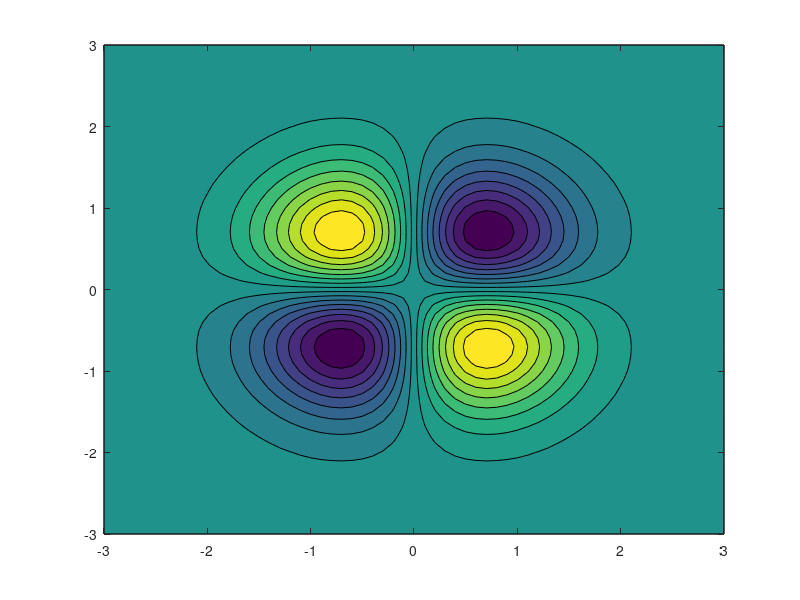

This chart was generated by the following MATLAB code: (Note: this script raises an error after producing the figure.)
% 例程 1.15  三维函数的等高线
[x1, x2] = meshgrid( -3: 0.1: 3);
z = - x1.*x2.*(exp(-(x1.^2 + x2.^2))/2);
figure(1)
contourf(x1, x2, z, 16);
colormap('hsv ');
